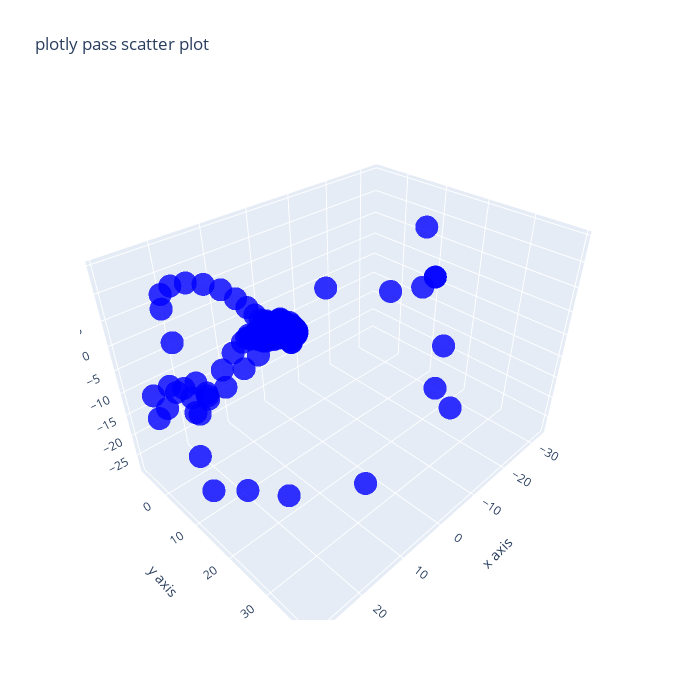

Notebook code cell kept with this figure:
### Code cell
pass_plotly = go.Figure()

pass_plotly.add_trace(go.Scatter3d(
    x=pass_x,
    y=pass_y,
    z=pass_z,
    mode="markers",
    marker=dict(
        size=8,
        color="blue",
        opacity=0.8
    )
))

pass_plotly.update_layout(
    title="plotly pass scatter plot",
    scene=dict(
        xaxis_title="x axis",
        yaxis_title="y axis",
        zaxis_title="z axis",
    ),
    width=700,
    height=700,
)

dribble_plotly.write_html("jack_pass_plot.html")

pass_plotly.show()

### Figure 1 — Plotly figure (JSON) as saved in the notebook; plotly's stock layout.template omitted (floating-point values rounded to 4 significant figures; data arrays with more than 128 entries replaced by an {"elided": "..."} marker saying what was removed)
{"data": [{"marker": {"color": "blue", "opacity": 0.8, "size": 8}, "mode": "markers", "type": "scatter3d", "x": {"elided": "611 float values"}, "y": {"elided": "611 float values"}, "z": {"elided": "611 float values"}}], "layout": {"height": 700, "scene": {"aspectmode": "auto", "aspectratio": {"x": 1.245, "y": 0.94, "z": 0.8548}, "xaxis": {"title": {"text": "x axis"}, "type": "linear"}, "yaxis": {"title": {"text": "y axis"}, "type": "linear"}, "zaxis": {"title": {"text": "z axis"}, "type": "linear"}}, "title": {"text": "plotly pass scatter plot"}, "width": 700}}
